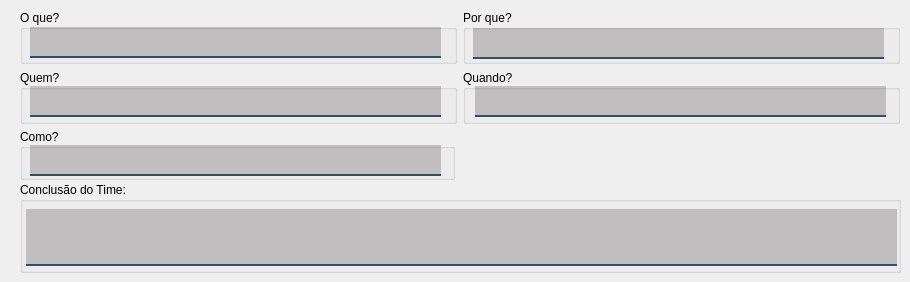
       <widget class="QWidget" name="tab_2">
        <attribute name="title">
         <string>Plano de Ação</string>
        </attribute>
        <widget class="QGroupBox" name="groupBox_28">
         <property name="geometry">
          <rect>
           <x>20</x>
           <y>129</y>
           <width>435</width>
           <height>51</height>
          </rect>
         </property>
         <property name="minimumSize">
          <size>
           <width>435</width>
           <height>51</height>
          </size>
         </property>
         <property name="title">
          <string>Como?</string>
         </property>
         <widget class="QLineEdit" name="txt_pessoas_12">
          <property name="enabled">
           <bool>false</bool>
          </property>
          <property name="geometry">
           <rect>
            <x>10</x>
            <y>16</y>
            <width>411</width>
            <height>31</height>
           </rect>
          </property>
          <property name="minimumSize">
           <size>
            <width>411</width>
            <height>0</height>
           </size>
          </property>
          <property name="font">
           <font>
            <family>Segoe UI</family>
           </font>
          </property>
          <property name="styleSheet">
           <string notr="true">background-color: rgba(10,0,0,50);
border:2px solid rgba(0,0,0,0);
border-bottom-color:rgba(46,82,101,255);
color:rgb(0,0,0);
padding-bottom:7px</string>
          </property>
         </widget>
        </widget>
        <widget class="QGroupBox" name="groupBox_29">
         <property name="geometry">
          <rect>
           <x>20</x>
           <y>182</y>
           <width>881</width>
           <height>91</height>
          </rect>
         </property>
         <property name="minimumSize">
          <size>
           <width>435</width>
           <height>51</height>
          </size>
         </property>
         <property name="title">
          <string>Conclusão do Time:</string>
         </property>
         <widget class="QTextEdit" name="txt_recomendacao_3">
          <property name="enabled">
           <bool>false</bool>
          </property>
          <property name="geometry">
           <rect>
            <x>6</x>
            <y>27</y>
            <width>871</width>
            <height>57</height>
           </rect>
          </property>
          <property name="minimumSize">
           <size>
            <width>871</width>
            <height>51</height>
           </size>
          </property>
          <property name="font">
           <font>
            <family>Segoe UI</family>
           </font>
          </property>
          <property name="styleSheet">
           <string notr="true">background-color: rgba(10,0,0,50);
border:2px solid rgba(0,0,0,0);
border-bottom-color:rgba(46,82,101,255);
color:rgb(0,0,0);
padding-bottom:7px</string>
          </property>
         </widget>
        </widget>
        <widget class="QWidget" name="layoutWidget">
         <property name="geometry">
          <rect>
           <x>20</x>
           <y>10</y>
           <width>880</width>
           <height>114</height>
          </rect>
         </property>
         <layout class="QVBoxLayout" name="verticalLayout_14">
          <item>
           <layout class="QHBoxLayout" name="horizontalLayout_9">
            <item>
             <widget class="QGroupBox" name="groupBox_24">
              <property name="minimumSize">
               <size>
                <width>435</width>
                <height>51</height>
               </size>
              </property>
              <property name="title">
               <string>O que?</string>
              </property>
              <widget class="QLineEdit" name="txt_pessoas_8">
               <property name="enabled">
                <bool>false</bool>
               </property>
               <property name="geometry">
                <rect>
                 <x>10</x>
                 <y>17</y>
                 <width>411</width>
                 <height>31</height>
                </rect>
               </property>
               <property name="minimumSize">
                <size>
                 <width>411</width>
                 <height>0</height>
                </size>
               </property>
               <property name="font">
                <font>
                 <family>Segoe UI</family>
                </font>
               </property>
               <property name="styleSheet">
                <string notr="true">background-color: rgba(10,0,0,50);
border:2px solid rgba(0,0,0,0);
border-bottom-color:rgba(46,82,101,255);
color:rgb(0,0,0);
padding-bottom:7px</string>
               </property>
              </widget>
             </widget>
            </item>
            <item>
             <widget class="QGroupBox" name="groupBox_25">
              <property name="minimumSize">
               <size>
                <width>435</width>
                <height>51</height>
               </size>
              </property>
              <property name="title">
               <string>Por que?</string>
              </property>
              <widget class="QLineEdit" name="txt_pessoas_9">
               <property name="enabled">
                <bool>false</bool>
               </property>
               <property name="geometry">
                <rect>
                 <x>10</x>
                 <y>18</y>
                 <width>411</width>
                 <height>31</height>
                </rect>
               </property>
               <property name="minimumSize">
                <size>
                 <width>411</width>
                 <height>0</height>
                </size>
               </property>
               <property name="font">
                <font>
                 <family>Segoe UI</family>
                </font>
               </property>
               <property name="styleSheet">
                <string notr="true">background-color: rgba(10,0,0,50);
border:2px solid rgba(0,0,0,0);
border-bottom-color:rgba(46,82,101,255);
color:rgb(0,0,0);
padding-bottom:7px</string>
               </property>
              </widget>
             </widget>
            </item>
           </layout>
          </item>
          <item>
           <layout class="QHBoxLayout" name="horizontalLayout_13">
            <item>
             <widget class="QGroupBox" name="groupBox_26">
              <property name="minimumSize">
               <size>
                <width>435</width>
                <height>51</height>
               </size>
              </property>
              <property name="title">
               <string>Quem?</string>
              </property>
              <widget class="QLineEdit" name="txt_pessoas_11">
               <property name="enabled">
                <bool>false</bool>
               </property>
               <property name="geometry">
                <rect>
                 <x>10</x>
                 <y>16</y>
                 <width>411</width>
                 <height>31</height>
                </rect>
               </property>
               <property name="minimumSize">
                <size>
                 <width>411</width>
                 <height>0</height>
                </size>
               </property>
               <property name="font">
                <font>
                 <family>Segoe UI</family>
                </font>
               </property>
               <property name="styleSheet">
                <string notr="true">background-color: rgba(10,0,0,50);
border:2px solid rgba(0,0,0,0);
border-bottom-color:rgba(46,82,101,255);
color:rgb(0,0,0);
padding-bottom:7px</string>
               </property>
              </widget>
             </widget>
            </item>
            <item>
             <widget class="QGroupBox" name="groupBox_27">
              <property name="minimumSize">
               <size>
                <width>435</width>
                <height>51</height>
               </size>
              </property>
              <property name="title">
               <string>Quando?</string>
              </property>
              <widget class="QLineEdit" name="txt_pessoas_10">
               <property name="enabled">
                <bool>false</bool>
               </property>
               <property name="geometry">
                <rect>
                 <x>12</x>
                 <y>16</y>
                 <width>411</width>
                 <height>31</height>
                </rect>
               </property>
               <property name="minimumSize">
                <size>
                 <width>411</width>
                 <height>0</height>
                </size>
               </property>
               <property name="font">
                <font>
                 <family>Segoe UI</family>
                </font>
               </property>
               <property name="styleSheet">
                <string notr="true">background-color: rgba(10,0,0,50);
border:2px solid rgba(0,0,0,0);
border-bottom-color:rgba(46,82,101,255);
color:rgb(0,0,0);
padding-bottom:7px</string>
               </property>
              </widget>
             </widget>
            </item>
           </layout>
          </item>
         </layout>
        </widget>
       </widget>
